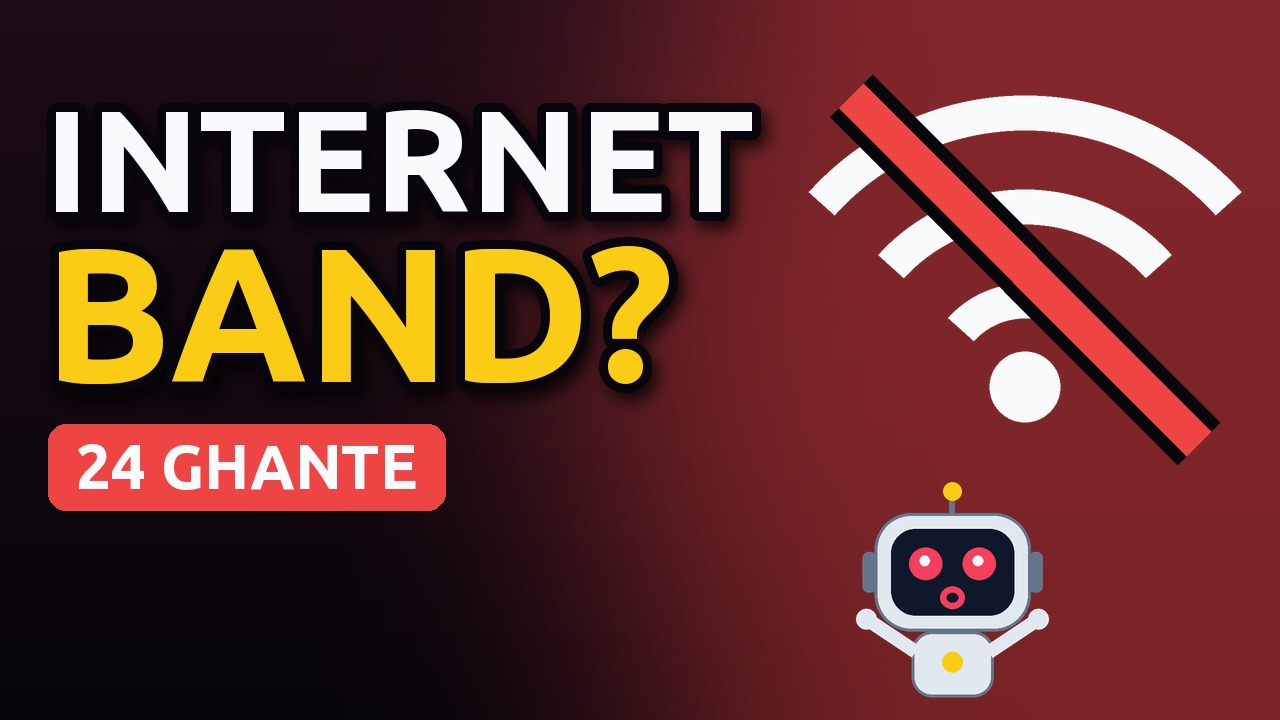
#> input picture projects/agar-internet-24-ghante-ke-liye-band-ho-jaye-to/youtube/thumbnail_a.jpg, 1280 x 720 px
$ python depth.py ../projects/agar-internet-24-ghante-ke-liye-band-ho-jaye-to/youtube/thumbnail_a.jpg out.png
#> lines starting #> are read from the running program, lines starting #| are printed output that depends on the picture
"""
3D camera moves on a flat picture: a small depth model (Depth Anything V2 Small, Apache-2.0, ONNX on the CPU, in venv)
guesses how near each part of the picture is; then every frame near things move more than far things as the camera
glides, pushes in or orbits (parallax), so a still picture looks like a 3D shot.

    python rhyme/depth.py picture.png depth.png       # see the depth map (white = near)

Model file: ~/.cache/snackcode/depth-anything-v2-small.onnx
(https://huggingface.co/onnx-community/depth-anything-v2-small, onnx/model.onnx). Depth maps are cached next to the
picture as images/.depth/<name>.png.
"""
import math
import os
import sys

import numpy as np
from PIL import Image, ImageFilter

MODEL = os.path.expanduser("~/.cache/snackcode/depth-anything-v2-small.onnx")
URL = "https://huggingface.co/onnx-community/depth-anything-v2-small/resolve/main/onnx/model.onnx"
_session = None


def _model():
    global _session
    if _session is None:
        if not os.path.exists(MODEL):
            raise FileNotFoundError(f"depth model missing: download {URL} to {MODEL}")
        import onnxruntime as ort
        _session = ort.InferenceSession(MODEL, providers=["CPUExecutionProvider"])
    return _session


def estimate(img):
    """Depth of an RGB picture: float32 array, same size, 0 = far, 1 = near."""
    img = img.convert("RGB")
#> img is the input picture: PIL image 1280x720 RGB; mean R, G, B 101, 52.8, 49.5
    w, h = img.size
#> w = 1280; h = 720
    th = 518
    tw = max(14, int(round(th * w / h / 14)) * 14)
#> tw = 924
    x = np.asarray(img.resize((tw, th), Image.BICUBIC), np.float32) / 255.0
    x = (x - np.array([0.485, 0.456, 0.406], np.float32)) / np.array([0.229, 0.224, 0.225], np.float32)
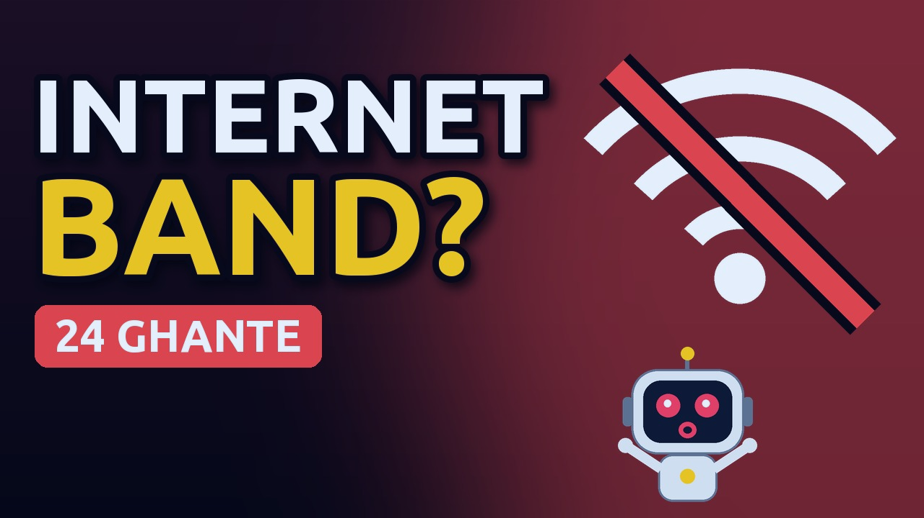
#> x: shape (518, 924, 3) float32; mean R, G, B -0.389, -1.11, -0.943; drawn with min black and max white
    s = _model()
    d = s.run(None, {s.get_inputs()[0].name: x.transpose(2, 0, 1)[None]})[0][0]
    lo, hi = np.percentile(d, 2), np.percentile(d, 98)
    d = np.clip((d - lo) / (hi - lo + 1e-6), 0, 1)
    out = Image.fromarray((d * 255).astype(np.uint8)).resize((w, h), Image.BILINEAR)
    # soften edges a little: a hard step in depth tears the picture when it moves
    out = out.filter(ImageFilter.MaxFilter(5)).filter(ImageFilter.GaussianBlur(4))
    return np.asarray(out, np.float32) / 255.0


# [9 lines left out: function cached, not called in this run]


# camera moves: each gives (sideways shift, up/down shift, push-in) at progress p (0..1) through the picture's time
SHOTS = {
    "dolly_in":   lambda p: (0.0, 0.0, 0.10 * p),
    "dolly_out":  lambda p: (0.0, 0.0, 0.10 * (1 - p)),
    "truck_right": lambda p: (-0.5 + p, 0.0, 0.04),
    "truck_left": lambda p: (0.5 - p, 0.0, 0.04),
    "crane_up":   lambda p: (0.0, 0.5 - p, 0.05 + 0.03 * p),
    "orbit":      lambda p: (0.55 * math.sin(math.pi * (p - 0.5)), 0.12 * math.cos(math.pi * p), 0.06),
}
ORDER = ("dolly_in", "truck_right", "orbit", "crane_up", "truck_left", "dolly_out")


class Parallax:
    """One picture and its depth, ready to be filmed from slightly different camera positions."""

    # [41 lines left out: functions __init__, frame, shift_of, not called in this run]


if __name__ == "__main__":
    if len(sys.argv) != 3:
        raise SystemExit(__doc__)
#> (the run stopped early here; a loop or call above may not have finished)

$ run again, on projects/agar-internet-24-ghante-ke-liye-band-ho-jaye-to/youtube/thumbnail_c.jpg
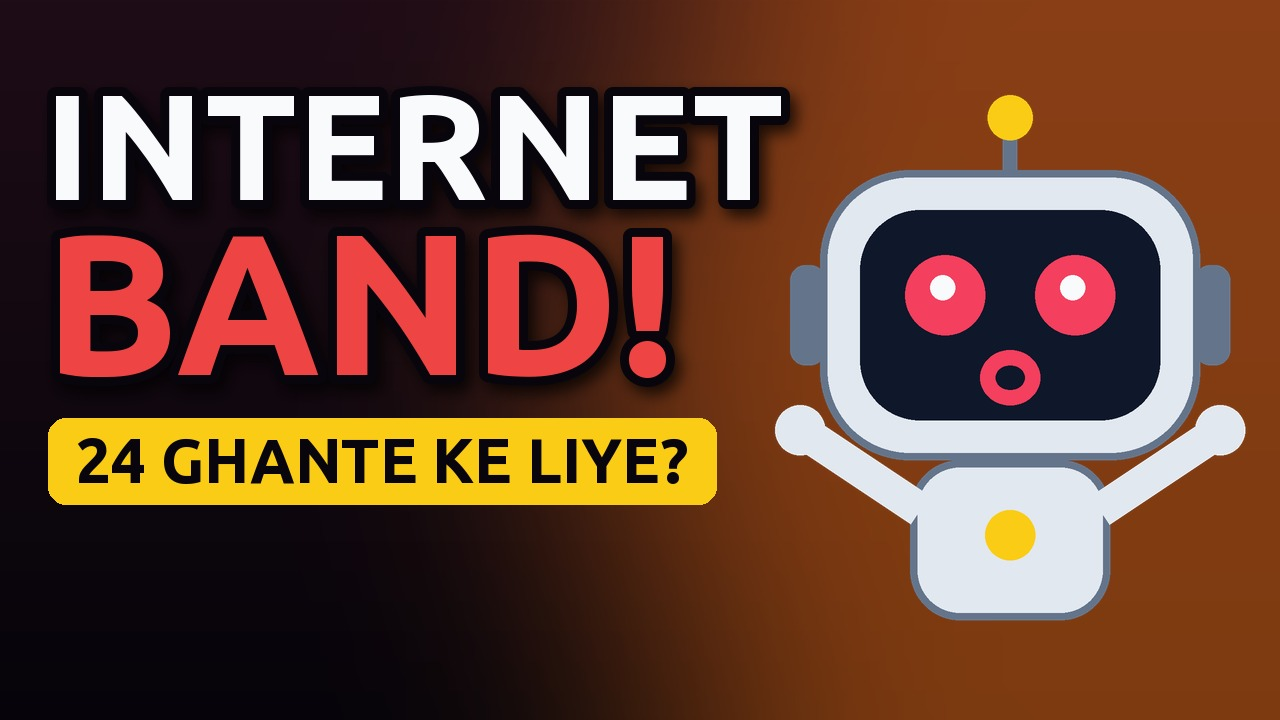
#> input picture projects/agar-internet-24-ghante-ke-liye-band-ho-jaye-to/youtube/thumbnail_c.jpg, 1280 x 720 px
#> in estimate, img is the input picture: PIL image 1280x720 RGB; mean R, G, B 103.4, 67.6, 50.9
#> in estimate, `x = (x - np.array([0.485, 0.456, 0.406], np.float32)) / np.array([0.22..`:
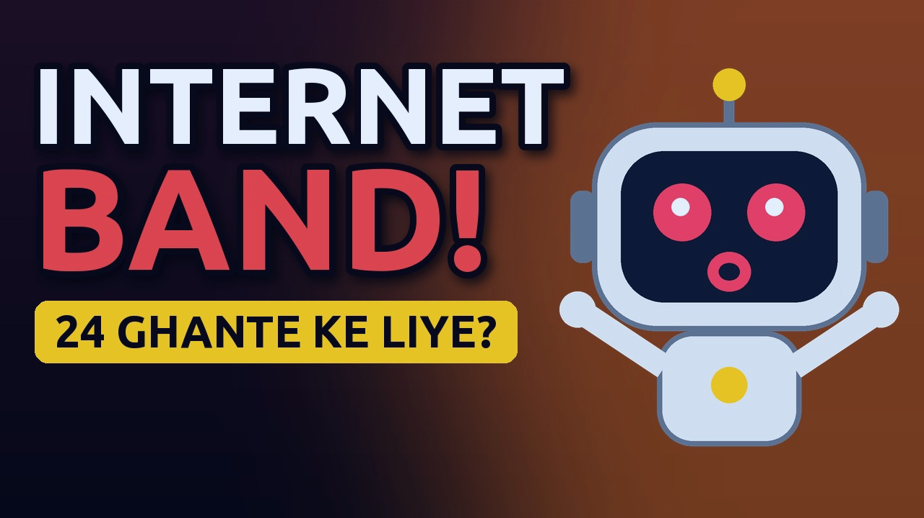
#> x: shape (518, 924, 3) float32; mean R, G, B -0.347, -0.851, -0.918; drawn with min black and max white
